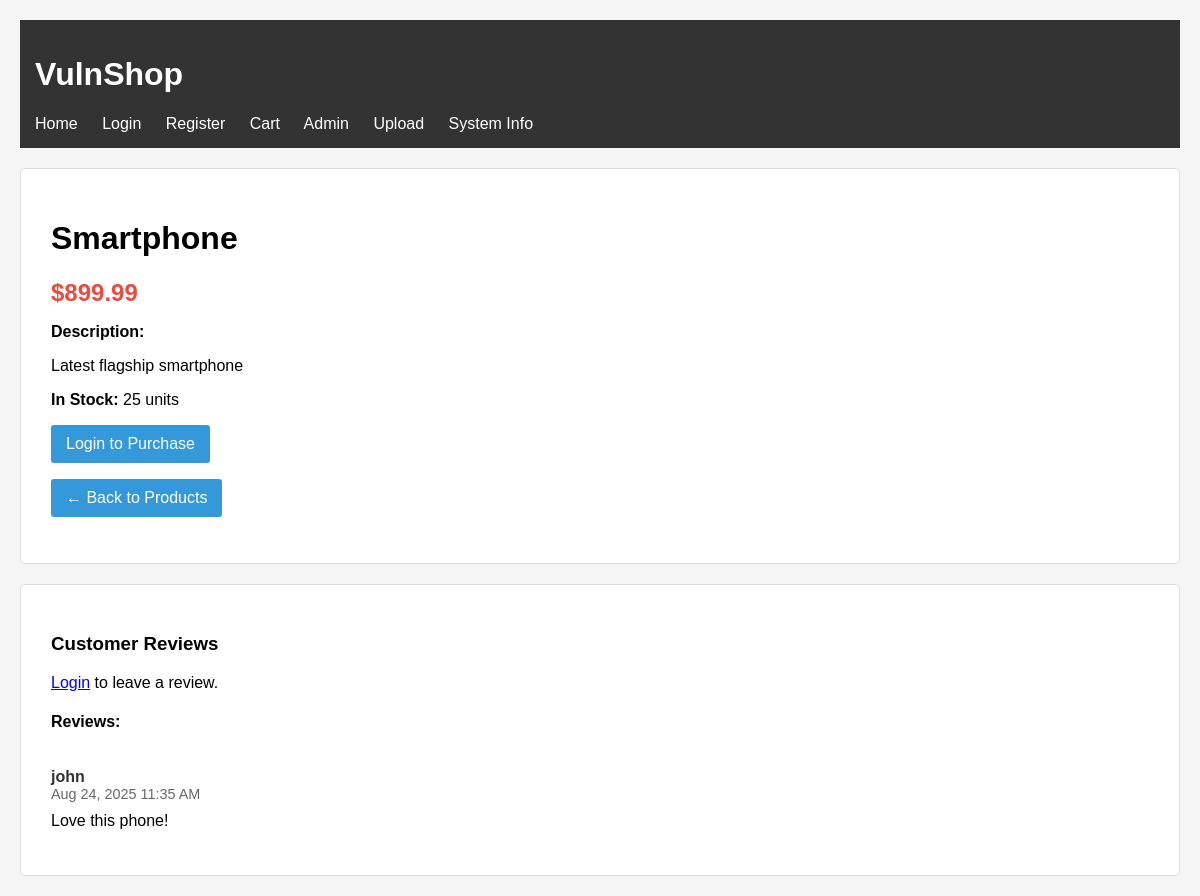
/product.php?id=2, run on the app's committed database.
### tables this page shows
CREATE TABLE `products` (
  `id` int(11) NOT NULL,
  `name` varchar(100) NOT NULL,
  `description` text DEFAULT NULL,
  `price` decimal(10,2) NOT NULL,
  `stock` int(11) DEFAULT 0,
  `created_at` timestamp NOT NULL DEFAULT current_timestamp()
);

CREATE TABLE `comments` (
  `id` int(11) NOT NULL,
  `product_id` int(11) DEFAULT NULL,
  `user_id` int(11) DEFAULT NULL,
  `comment` text DEFAULT NULL,
  `created_at` timestamp NOT NULL DEFAULT current_timestamp()
);

CREATE TABLE `users` (
  `id` int(11) NOT NULL,
  `username` varchar(50) NOT NULL,
  `password` varchar(255) NOT NULL,
  `role` enum('user','admin') DEFAULT 'user',
  `created_at` timestamp NOT NULL DEFAULT current_timestamp()
);

### config.php (called while the page is built, shortened)
<?php
function isLoggedIn() {
    return isset($_SESSION['user_id']);
}
?>

### product.php (the view, shortened to what this page needs)
<?php
require_once 'config.php';
$product_id = $_GET['id'];
$product_query = "SELECT * FROM products WHERE id = $product_id";
$product_result = $conn->query($product_query);
$product = $product_result->fetch_assoc();
$comments_query = "SELECT c.*, u.username FROM comments c JOIN users u ON c.user_id = u.id WHERE c.product_id = $product_id ORDER BY c.created_at DESC";
$comments_result = $conn->query($comments_query);
?>
<!DOCTYPE html>
<html>
<head>
</head>
<body>
    <div class="header">
        <h1>VulnShop</h1>
        <div class="nav">
            <a href="index.php">Home</a>
            <a href="login.php">Login</a>
            <a href="register.php">Register</a>
            <a href="cart.php">Cart</a>
            <a href="admin.php">Admin</a>
            <a href="upload.php">Upload</a>
            <a href="phpinfo.php">System Info</a>
        </div>
    </div>
    <div class="product-detail">
        <h1><?php
            echo $product['name'];
        ?></h1>
        <div class="price">$<?php echo number_format($product['price'], 2); ?></div>
        <p><strong>Description:</strong></p>
        <p><?php
            echo $product['description'];
        ?></p>
        <p><strong>In Stock:</strong> <?php echo $product['stock']; ?> units</p>
        <?php if (isLoggedIn()): ?>
            <form method="POST" action="cart.php" style="display: inline;">
                <input type="hidden" name="product_id" value="<?php echo $product['id']; ?>">
                Quantity: <input type="number" name="quantity" value="1" min="-100" max="1000" style="width: 80px;">
                <button type="submit" name="add_to_cart" class="btn btn-success">Add to Cart</button>
            </form>
        <?php else: ?>
            <p><a href="login.php" class="btn">Login to Purchase</a></p>
        <?php endif; ?>
        <p><a href="index.php" class="btn">← Back to Products</a></p>
    </div>
    <div class="comments-section">
        <h3>Customer Reviews</h3>
        <?php if (isLoggedIn()): ?>
            <form method="POST" style="margin-bottom: 30px;">
                <h4>Leave a Review:</h4>
                <textarea name="comment" rows="4" placeholder="Write your review here..." required></textarea>
                <br><br>
                <button type="submit" class="btn">Submit Review</button>
            </form>
        <?php else: ?>
            <p><a href="login.php">Login</a> to leave a review.</p>
        <?php endif; ?>
        <h4>Reviews:</h4>
        <?php if ($comments_result && $comments_result->num_rows > 0): ?>
            <?php while ($comment = $comments_result->fetch_assoc()): ?>
                <div class="comment">
                    <div class="comment-author"><?php
                        echo $comment['username'];
                    ?></div>
                    <div class="comment-date"><?php echo date('M j, Y g:i A', strtotime($comment['created_at'])); ?></div>
                    <div class="comment-text"><?php
                        echo $comment['comment'];
                    ?></div>
                </div>
            <?php endwhile; ?>
        <?php else: ?>
            <p>No reviews yet. Be the first to review this product!</p>
        <?php endif; ?>
    </div>
</body>
</html>

### product.php (style rules this page uses)
body { font-family: Arial, sans-serif; margin: 0; padding: 20px; background: #f5f5f5; }
.header { background: #333; color: white; padding: 15px; margin-bottom: 20px; }
.nav a { color: white; text-decoration: none; margin-right: 20px; }
.product-detail { background: white; padding: 30px; border-radius: 5px; border: 1px solid #ddd; margin-bottom: 20px; }
.price { font-size: 24px; font-weight: bold; color: #e74c3c; margin: 15px 0; }
.btn { background: #3498db; color: white; padding: 10px 15px; border: none; border-radius: 3px; cursor: pointer; text-decoration: none; display: inline-block; margin-right: 10px; }
.comments-section { background: white; padding: 30px; border-radius: 5px; border: 1px solid #ddd; }
.comment { border-bottom: 1px solid #eee; padding: 15px 0; }
.comment:last-child { border-bottom: none; }
.comment-author { font-weight: bold; color: #333; }
.comment-date { color: #666; font-size: 0.9em; }
.comment-text { margin-top: 10px; }

### data on the page
products: name "Smartphone", price "899.99", description "Latest flagship smartphone", stock "25"
comments: user.username "john", created_at "Aug 24, 2025 11:35 AM", comment "Love this phone!"
